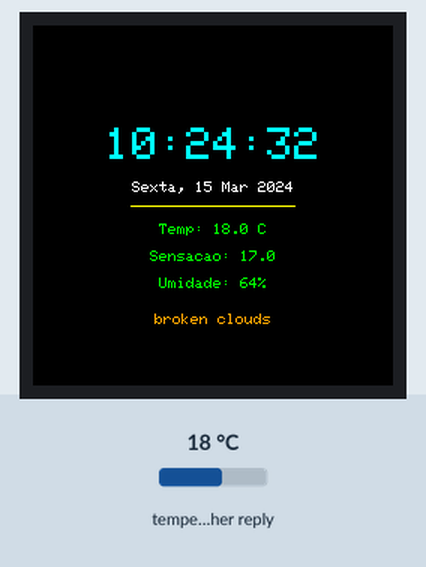
Simulated run of this sketch. Board: ESP8266 (Wemos D1 mini). Parts: 240×240 colour display. The test bench sets the inputs (shaded band); at power-on: temperature in the weather reply 18 °C. WiFi joins after 1.5 s; servers stay silent unless stated; network time is answered at once with the bench clock; the local clock reads 2024-03-15 10:24:30 at power-on unless the sketch sets it; web services answer with replies made up by the test bench; what the sketch prints to the serial monitor is not drawn.

Above: at 2.3 s.
At 6.6 s:
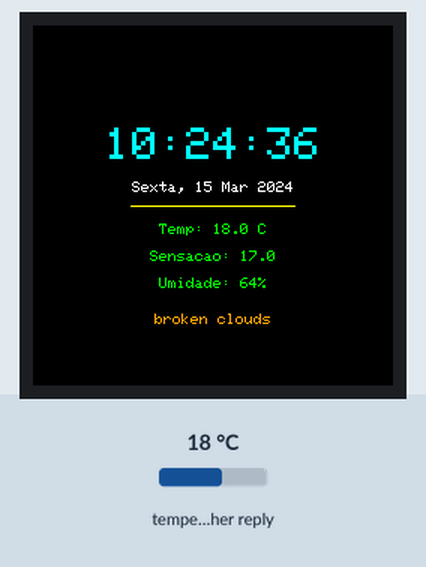
At 10.8 s:
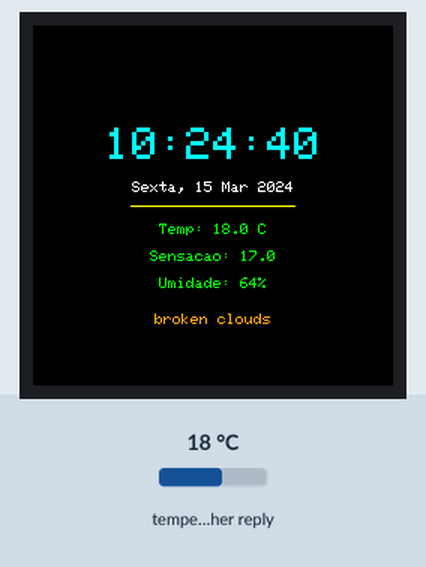
At 20.4 s:
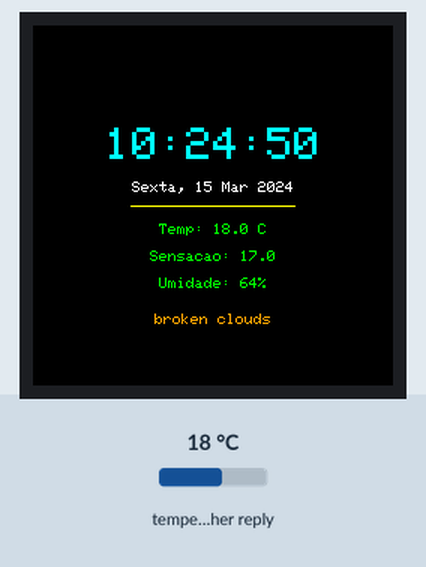
At 29.9 s:
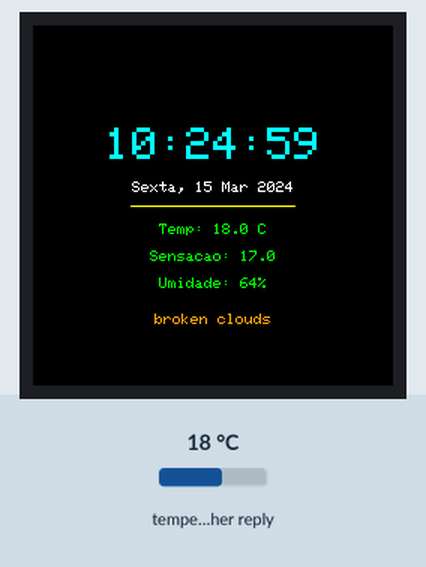
At 38.4 s:
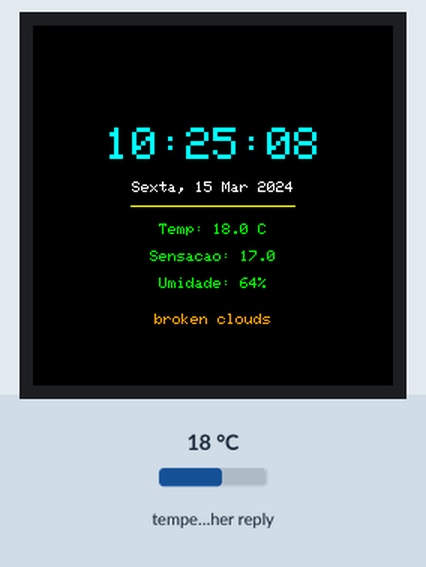

The sketch:

PivotTime.ino
```cpp
/*
  Relógio de Mesa com Estação Meteorológica
  ------------------------------------------
  Hardware:
    - Wemos D1 Mini (ESP8266)
    - Display GC9A01 1.28" redondo (SPI)

  Ligações:
    GC9A01 VCC  -> 5V (ou 3V3, confira seu módulo)
    GC9A01 GND  -> G (GND)
    GC9A01 RES  -> D4
    GC9A01 DC   -> D2
    GC9A01 CS   -> D8
    GC9A01 SDA  -> D7 (MOSI)
    GC9A01 SCL  -> D5 (SCK)
    GC9A01 BLK  -> 3V3 (backlight sempre ligado)

  Bibliotecas (Library Manager da Arduino IDE):
    - Adafruit GFX Library
    - Adafruit GC9A01A
    - NTPClient (Fabrice Weinberg)
    - ArduinoJson (v6.x)
    - ESP8266WiFi / ESP8266HTTPClient (já vêm com o core do ESP8266)

  Antes de compilar, preencha:
    WIFI_SSID, WIFI_PASSWORD, OWM_API_KEY, CITY_NAME, COUNTRY_CODE
*/

#include <SPI.h>
#include <Adafruit_GFX.h>
#include <Adafruit_GC9A01A.h>
#include <ESP8266WiFi.h>
#include <WiFiUdp.h>
#include <NTPClient.h>
#include <ESP8266HTTPClient.h>
#include <WiFiClientSecure.h>
#include <ArduinoJson.h>

// ---------- CONFIGURAÇÕES DO USUÁRIO ----------
const char* WIFI_SSID     = "SEU_WIFI_AQUI";
const char* WIFI_PASSWORD = "SUA_SENHA_AQUI";

const char* OWM_API_KEY   = "SUA_API_KEY_OPENWEATHERMAP";
const char* CITY_NAME     = "Sao Paulo";
const char* COUNTRY_CODE  = "BR";
const bool  USE_METRIC    = true;

const long  GMT_OFFSET_SEC = -3 * 3600;
const unsigned long WEATHER_UPDATE_INTERVAL = 10UL * 60UL * 1000UL;

// ---------- PINOS DO DISPLAY ----------
#define TFT_CS   D8
#define TFT_DC   D2
#define TFT_RST  D4

Adafruit_GC9A01A tft = Adafruit_GC9A01A(TFT_CS, TFT_DC, TFT_RST);

#define SCREEN_W 240
#define SCREEN_H 240
#define SCREEN_CX (SCREEN_W / 2)
#define SCREEN_CY (SCREEN_H / 2)

WiFiUDP ntpUDP;
NTPClient timeClient(ntpUDP, "pool.ntp.org", GMT_OFFSET_SEC, 60000);

String weatherDescription = "Carregando...";
float  temperature = 0.0;
float  feelsLike   = 0.0;
int    humidity    = 0;
unsigned long lastWeatherUpdate = 0;

const char* diasSemana[] = {"Domingo", "Segunda", "Terca", "Quarta", "Quinta", "Sexta", "Sabado"};
const char* meses[] = {"Jan","Fev","Mar","Abr","Mai","Jun","Jul","Ago","Set","Out","Nov","Dez"};

void setup() {
  Serial.begin(115200);
  delay(200);

  tft.begin();
  tft.setRotation(0);
  tft.fillScreen(GC9A01A_BLACK);
  tft.setTextWrap(false);

  showBootScreen();
  connectWiFi();

  timeClient.begin();
  timeClient.update();

  updateWeather();
  lastWeatherUpdate = millis();

  tft.fillScreen(GC9A01A_BLACK);
}

void loop() {
  timeClient.update();

  if (millis() - lastWeatherUpdate >= WEATHER_UPDATE_INTERVAL) {
    updateWeather();
    lastWeatherUpdate = millis();
  }

  drawClockScreen();
  delay(1000);
}

void showBootScreen() {
  printCentered("Relogio de Mesa", 100, 1, GC9A01A_WHITE);
  printCentered("Conectando wi-fi...", 120, 1, GC9A01A_WHITE);
}

void connectWiFi() {
  WiFi.mode(WIFI_STA);
  WiFi.begin(WIFI_SSID, WIFI_PASSWORD);

  int tentativas = 0;
  while (WiFi.status() != WL_CONNECTED && tentativas < 60) {
    delay(500);
    Serial.print(".");
    tentativas++;
  }

  if (WiFi.status() == WL_CONNECTED) {
    Serial.println("\nWi-Fi conectado!");
    Serial.print("IP: ");
    Serial.println(WiFi.localIP());
  } else {
    Serial.println("\nFalha ao conectar wi-fi. Verifique SSID/senha.");
  }
}

void updateWeather() {
  if (WiFi.status() != WL_CONNECTED) return;

  WiFiClientSecure client;
  client.setInsecure();

  HTTPClient http;
  String units = USE_METRIC ? "metric" : "imperial";
  String url = "https://api.openweathermap.org/data/2.5/weather?q=" +
               String(CITY_NAME) + "," + String(COUNTRY_CODE) +
               "&appid=" + String(OWM_API_KEY) +
               "&units=" + units + "&lang=pt_br";

  http.begin(client, url);
  int httpCode = http.GET();

  if (httpCode == 200) {
    String payload = http.getString();

    DynamicJsonDocument doc(2048);
    DeserializationError error = deserializeJson(doc, payload);

    if (!error) {
      temperature = doc["main"]["temp"];
      feelsLike = doc["main"]["feels_like"];
      humidity = doc["main"]["humidity"];
      weatherDescription = doc["weather"][0]["description"].as<String>();
    } else {
      Serial.println("Erro ao interpretar JSON do clima.");
    }
  } else {
    Serial.print("Erro HTTP ao buscar clima: ");
    Serial.println(httpCode);
  }

  http.end();
}

void printCentered(const String &str, int16_t y, uint8_t size, uint16_t color) {
  int16_t x1, y1;
  uint16_t w, h;

  tft.setTextSize(size);
  tft.getTextBounds(str, 0, 0, &x1, &y1, &w, &h);

  int16_t x = SCREEN_CX - (w / 2) - x1;
  tft.setCursor(x, y);
  tft.setTextColor(color);
  tft.print(str);
}

void drawClockScreen() {
  tft.fillScreen(GC9A01A_BLACK);

  int horas    = timeClient.getHours();
  int minutos  = timeClient.getMinutes();
  int segundos = timeClient.getSeconds();

  char horaStr[9];
  sprintf(horaStr, "%02d:%02d:%02d", horas, minutos, segundos);
  printCentered(horaStr, 68, 3, GC9A01A_CYAN);

  unsigned long epochTime = timeClient.getEpochTime();
  int diaSemana = (epochTime / 86400L + 4) % 7;
  struct tm *ptm = gmtime((time_t *)&epochTime);
  int dia = ptm->tm_mday;
  int mes = ptm->tm_mon;
  int ano = ptm->tm_year + 1900;

  char dataStr[24];
  sprintf(dataStr, "%s, %02d %s %d", diasSemana[diaSemana], dia, meses[mes], ano);
  printCentered(dataStr, 104, 1, GC9A01A_WHITE);

  tft.drawFastHLine(SCREEN_CX - 55, 120, 110, GC9A01A_YELLOW);

  char tempStr[24];
  sprintf(tempStr, "Temp: %.1f%s", temperature, USE_METRIC ? " C" : " F");
  printCentered(tempStr, 132, 1, GC9A01A_GREEN);

  char sensStr[24];
  sprintf(sensStr, "Sensacao: %.1f", feelsLike);
  printCentered(sensStr, 150, 1, GC9A01A_GREEN);

  char humStr[20];
  sprintf(humStr, "Umidade: %d%%", humidity);
  printCentered(humStr, 168, 1, GC9A01A_GREEN);

  printCentered(weatherDescription, 192, 1, GC9A01A_ORANGE);
}
```

Measured:
- what the display in image 0 shows lasts 1.0 s, from 2.3 s to 3.3 s
